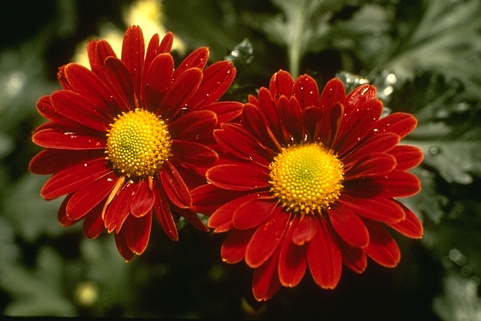
#> input picture 3.python_cv2_basis/3_image_anlysis/class3/img/pic01.jpg, 481 x 321 px, found by its file name
$ python pic01.py
#> lines starting #> are read from the running program, lines starting #| are printed output that depends on the picture; after the words box and inside, x2 and y2 are one past the last pixel; in counts of white or black regions, pixels touching at a corner belong together
import cv2
import numpy as np
import matplotlib.pyplot as plt

img = cv2.imread("class3\img\pic01.jpg")
#> img is the input picture: shape (321, 481, 3); mean B, G, R 21.6, 47.2, 96.2
img_hsv = cv2.cvtColor(img , cv2.COLOR_BGR2HSV)
#> img_hsv: shape (321, 481, 3); mean H, S, V 40.2, 187.3, 99.3
img_rgb = cv2.cvtColor(img , cv2.COLOR_BGR2RGB)

h,s,v = cv2.split(img_hsv)
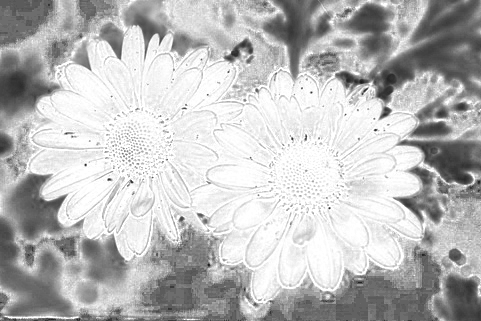
#> s: shape (321, 481); min 28, max 255, mean 187.3
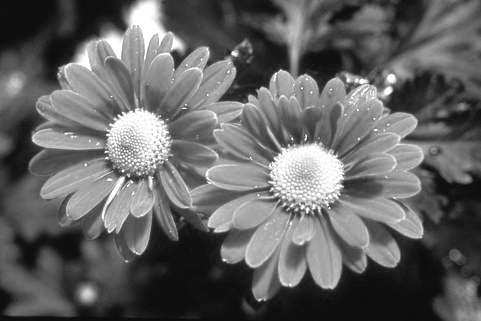
#> v: shape (321, 481); min 11, max 255, mean 99.3
yellow_mask = (h>=10) & (h <= 90)
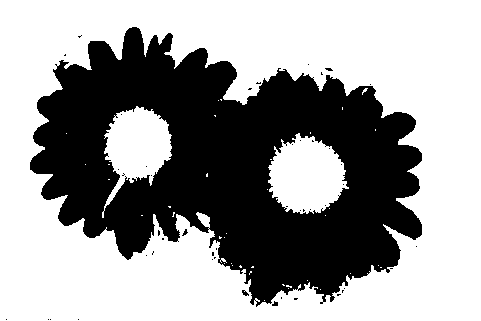
#> yellow_mask: shape (321, 481) bool; 61.1% white; 47 black regions (43 under 20 px), largest, box (x1, y1, x2, y2) and area: (30, 27, 422, 307) 59927, (242, 290, 249, 296) 25, (272, 301, 278, 306) 21, (182, 229, 188, 236) 20
h[yellow_mask] = h[yellow_mask]*0.5
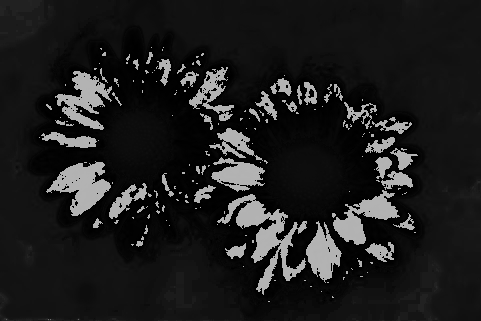
#> h: shape (321, 481); min 0, max 179, mean 29.8
adjusted_hsv = cv2.merge([h , s , v])
#> adjusted_hsv: shape (321, 481, 3); mean H, S, V 29.8, 187.3, 99.3

pixels = adjusted_hsv.reshape((-1 , 3)).astype(np.float32)

criteria = (cv2.TERM_CRITERIA_EPS+cv2.TERM_CRITERIA_MAX_ITER , 100 , 0.1)
k =2#K means进行两个颜色的分割

_ , labels , centers = cv2.kmeans(pixels , k , None , criteria , 10 , cv2.KMEANS_PP_CENTERS)
#> centers = [[16.94, 147, 58.1], [46.07, 237.9, 151.1]]

segmented_image = centers[labels.flatten()]
segmented_image = segmented_image.reshape(img.shape).astype(np.uint8)
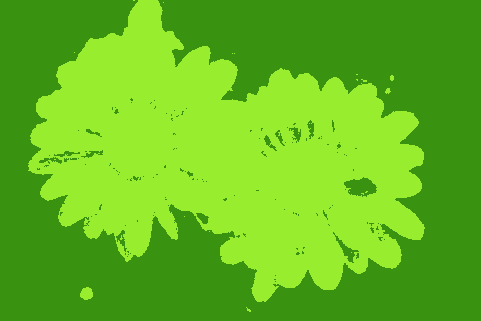
#> segmented_image: shape (321, 481, 3); mean B, G, R 29.3, 186.8, 99.2
#将花朵和其他部分进行了分割
labels_reshaped = labels.reshape(img.shape[:2])
#> labels_reshaped: shape (321, 481) int32; values 0 (black) and 1 (white), 44.3% white; 23 white regions (19 under 20 px), largest, box (x1, y1, x2, y2) and area: (28, 0, 425, 302) 68126, (80, 287, 93, 300) 129, (385, 88, 391, 94) 24, (390, 75, 394, 81) 20

target_label =1

# 创建掩码：目标标签区域为1，其他区域为0
mask = np.where(labels_reshaped == target_label, 1, 0).astype(np.uint8)
kernel = np.ones((3,3),np.uint8)
mask = cv2.morphologyEx(mask , cv2.MORPH_OPEN , kernel , iterations=5)
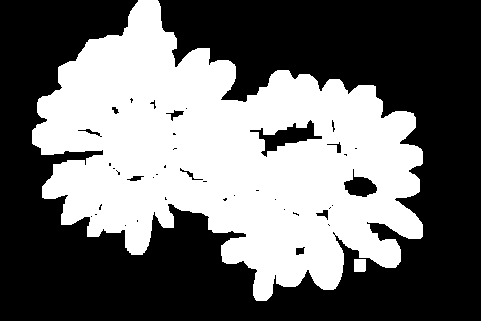
#> mask: shape (321, 481); values 0 (black) and 1 (white), 42.4% white; 2 white regions, box (x1, y1, x2, y2) and area: (32, 0, 423, 301) 65286, (354, 259, 366, 272) 155

# 将掩码扩展为3通道，与原图匹配
mask_3d = np.stack([mask, mask, mask], axis=-1)

# 应用掩码：目标区域保留原图颜色，其他区域变黑
extracted_object = img_rgb * mask_3d
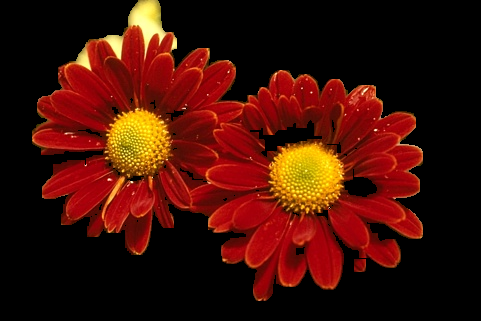
#> extracted_object: shape (321, 481, 3); mean R, G, B 65, 15.7, 5.7

plt.imshow(extracted_object)
plt.show()
